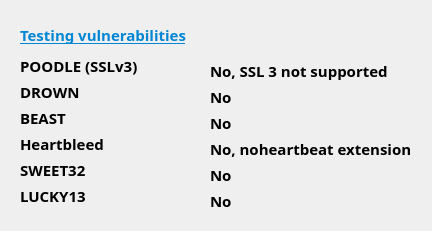
                  <widget class="QWidget" name="widget_121" native="true">
                   <layout class="QHBoxLayout" name="horizontalLayout_64">
                    <item>
                     <widget class="QWidget" name="widget_122" native="true">
                      <layout class="QVBoxLayout" name="verticalLayout_49">
                       <item>
                        <widget class="QLabel" name="label_testVulnerHttps">
                         <property name="minimumSize">
                          <size>
                           <width>0</width>
                           <height>30</height>
                          </size>
                         </property>
                         <property name="maximumSize">
                          <size>
                           <width>16777215</width>
                           <height>30</height>
                          </size>
                         </property>
                         <property name="font">
                          <font>
                           <family>Bahnschrift SemiBold</family>
                           <pointsize>11</pointsize>
                           <weight>75</weight>
                           <bold>true</bold>
                           <underline>true</underline>
                          </font>
                         </property>
                         <property name="styleSheet">
                          <string notr="true">color: rgba(0,134,213,255);</string>
                         </property>
                         <property name="text">
                          <string>Testing vulnerabilities</string>
                         </property>
                        </widget>
                       </item>
                       <item>
                        <widget class="QLabel" name="label_poodleHttps">
                         <property name="minimumSize">
                          <size>
                           <width>0</width>
                           <height>20</height>
                          </size>
                         </property>
                         <property name="maximumSize">
                          <size>
                           <width>16777215</width>
                           <height>20</height>
                          </size>
                         </property>
                         <property name="font">
                          <font>
                           <family>Bahnschrift SemiBold</family>
                           <pointsize>11</pointsize>
                           <weight>75</weight>
                           <bold>true</bold>
                          </font>
                         </property>
                         <property name="text">
                          <string>POODLE (SSLv3)</string>
                         </property>
                        </widget>
                       </item>
                       <item>
                        <widget class="QLabel" name="label_drownHttps">
                         <property name="minimumSize">
                          <size>
                           <width>0</width>
                           <height>20</height>
                          </size>
                         </property>
                         <property name="maximumSize">
                          <size>
                           <width>16777215</width>
                           <height>20</height>
                          </size>
                         </property>
                         <property name="font">
                          <font>
                           <family>Bahnschrift SemiBold</family>
                           <pointsize>11</pointsize>
                           <weight>75</weight>
                           <bold>true</bold>
                          </font>
                         </property>
                         <property name="text">
                          <string>DROWN</string>
                         </property>
                        </widget>
                       </item>
                       <item>
                        <widget class="QLabel" name="label_beastHttps">
                         <property name="minimumSize">
                          <size>
                           <width>0</width>
                           <height>20</height>
                          </size>
                         </property>
                         <property name="maximumSize">
                          <size>
                           <width>16777215</width>
                           <height>20</height>
                          </size>
                         </property>
                         <property name="font">
                          <font>
                           <family>Bahnschrift SemiBold</family>
                           <pointsize>11</pointsize>
                           <weight>75</weight>
                           <bold>true</bold>
                          </font>
                         </property>
                         <property name="text">
                          <string>BEAST </string>
                         </property>
                        </widget>
                       </item>
                       <item>
                        <widget class="QLabel" name="label_heartBleedHttps">
                         <property name="minimumSize">
                          <size>
                           <width>0</width>
                           <height>20</height>
                          </size>
                         </property>
                         <property name="maximumSize">
                          <size>
                           <width>16777215</width>
                           <height>20</height>
                          </size>
                         </property>
                         <property name="font">
                          <font>
                           <family>Bahnschrift SemiBold</family>
                           <pointsize>11</pointsize>
                           <weight>75</weight>
                           <bold>true</bold>
                          </font>
                         </property>
                         <property name="text">
                          <string>Heartbleed</string>
                         </property>
                        </widget>
                       </item>
                       <item>
                        <widget class="QLabel" name="label_sweet32Https">
                         <property name="minimumSize">
                          <size>
                           <width>0</width>
                           <height>20</height>
                          </size>
                         </property>
                         <property name="maximumSize">
                          <size>
                           <width>16777215</width>
                           <height>20</height>
                          </size>
                         </property>
                         <property name="font">
                          <font>
                           <family>Bahnschrift SemiBold</family>
                           <pointsize>11</pointsize>
                           <weight>75</weight>
                           <bold>true</bold>
                          </font>
                         </property>
                         <property name="text">
                          <string>SWEET32</string>
                         </property>
                        </widget>
                       </item>
                       <item>
                        <widget class="QLabel" name="label_lucky13Https">
                         <property name="minimumSize">
                          <size>
                           <width>0</width>
                           <height>20</height>
                          </size>
                         </property>
                         <property name="maximumSize">
                          <size>
                           <width>16777215</width>
                           <height>20</height>
                          </size>
                         </property>
                         <property name="font">
                          <font>
                           <family>Bahnschrift SemiBold</family>
                           <pointsize>11</pointsize>
                           <weight>75</weight>
                           <bold>true</bold>
                          </font>
                         </property>
                         <property name="text">
                          <string>LUCKY13</string>
                         </property>
                        </widget>
                       </item>
                      </layout>
                     </widget>
                    </item>
                    <item>
                     <widget class="QWidget" name="widget_125" native="true">
                      <layout class="QVBoxLayout" name="verticalLayout_59">
                       <item>
                        <widget class="QLabel" name="label">
                         <property name="minimumSize">
                          <size>
                           <width>0</width>
                           <height>35</height>
                          </size>
                         </property>
                         <property name="maximumSize">
                          <size>
                           <width>16777215</width>
                           <height>35</height>
                          </size>
                         </property>
                         <property name="font">
                          <font>
                           <family>Bahnschrift SemiBold</family>
                           <pointsize>11</pointsize>
                           <weight>75</weight>
                           <bold>true</bold>
                          </font>
                         </property>
                         <property name="text">
                          <string/>
                         </property>
                        </widget>
                       </item>
                       <item>
                        <widget class="QLabel" name="label_resultPoodleHttps">
                         <property name="minimumSize">
                          <size>
                           <width>0</width>
                           <height>20</height>
                          </size>
                         </property>
                         <property name="maximumSize">
                          <size>
                           <width>16777215</width>
                           <height>20</height>
                          </size>
                         </property>
                         <property name="font">
                          <font>
                           <family>Bahnschrift SemiBold</family>
                           <pointsize>11</pointsize>
                           <weight>75</weight>
                           <bold>true</bold>
                          </font>
                         </property>
                         <property name="styleSheet">
                          <string notr="true"/>
                         </property>
                         <property name="text">
                          <string>No, SSL 3 not supported</string>
                         </property>
                        </widget>
                       </item>
                       <item>
                        <widget class="QLabel" name="label_resultDrownHttps">
                         <property name="minimumSize">
                          <size>
                           <width>0</width>
                           <height>20</height>
                          </size>
                         </property>
                         <property name="maximumSize">
                          <size>
                           <width>16777215</width>
                           <height>20</height>
                          </size>
                         </property>
                         <property name="font">
                          <font>
                           <family>Bahnschrift SemiBold</family>
                           <pointsize>11</pointsize>
                           <weight>75</weight>
                           <bold>true</bold>
                          </font>
                         </property>
                         <property name="styleSheet">
                          <string notr="true"/>
                         </property>
                         <property name="text">
                          <string>No</string>
                         </property>
                        </widget>
                       </item>
                       <item>
                        <widget class="QLabel" name="label_resultBeastHttps">
                         <property name="minimumSize">
                          <size>
                           <width>0</width>
                           <height>20</height>
                          </size>
                         </property>
                         <property name="maximumSize">
                          <size>
                           <width>16777215</width>
                           <height>20</height>
                          </size>
                         </property>
                         <property name="font">
                          <font>
                           <family>Bahnschrift SemiBold</family>
                           <pointsize>11</pointsize>
                           <weight>75</weight>
                           <bold>true</bold>
                          </font>
                         </property>
                         <property name="styleSheet">
                          <string notr="true"/>
                         </property>
                         <property name="text">
                          <string>No</string>
                         </property>
                        </widget>
                       </item>
                       <item>
                        <widget class="QLabel" name="label_resultHeartBleedHttps">
                         <property name="minimumSize">
                          <size>
                           <width>0</width>
                           <height>20</height>
                          </size>
                         </property>
                         <property name="maximumSize">
                          <size>
                           <width>16777215</width>
                           <height>20</height>
                          </size>
                         </property>
                         <property name="font">
                          <font>
                           <family>Bahnschrift SemiBold</family>
                           <pointsize>11</pointsize>
                           <weight>75</weight>
                           <bold>true</bold>
                          </font>
                         </property>
                         <property name="styleSheet">
                          <string notr="true"/>
                         </property>
                         <property name="text">
                          <string>No, noheartbeat extension</string>
                         </property>
                        </widget>
                       </item>
                       <item>
                        <widget class="QLabel" name="label_resultSweet32Https">
                         <property name="minimumSize">
                          <size>
                           <width>0</width>
                           <height>20</height>
                          </size>
                         </property>
                         <property name="maximumSize">
                          <size>
                           <width>16777215</width>
                           <height>20</height>
                          </size>
                         </property>
                         <property name="font">
                          <font>
                           <family>Bahnschrift SemiBold</family>
                           <pointsize>11</pointsize>
                           <weight>75</weight>
                           <bold>true</bold>
                          </font>
                         </property>
                         <property name="styleSheet">
                          <string notr="true"/>
                         </property>
                         <property name="text">
                          <string>No</string>
                         </property>
                        </widget>
                       </item>
                       <item>
                        <widget class="QLabel" name="label_resultLuck13Https">
                         <property name="minimumSize">
                          <size>
                           <width>0</width>
                           <height>20</height>
                          </size>
                         </property>
                         <property name="maximumSize">
                          <size>
                           <width>16777215</width>
                           <height>20</height>
                          </size>
                         </property>
                         <property name="font">
                          <font>
                           <family>Bahnschrift SemiBold</family>
                           <pointsize>11</pointsize>
                           <weight>75</weight>
                           <bold>true</bold>
                          </font>
                         </property>
                         <property name="styleSheet">
                          <string notr="true"/>
                         </property>
                         <property name="text">
                          <string>No</string>
                         </property>
                        </widget>
                       </item>
                      </layout>
                     </widget>
                    </item>
                   </layout>
                  </widget>
